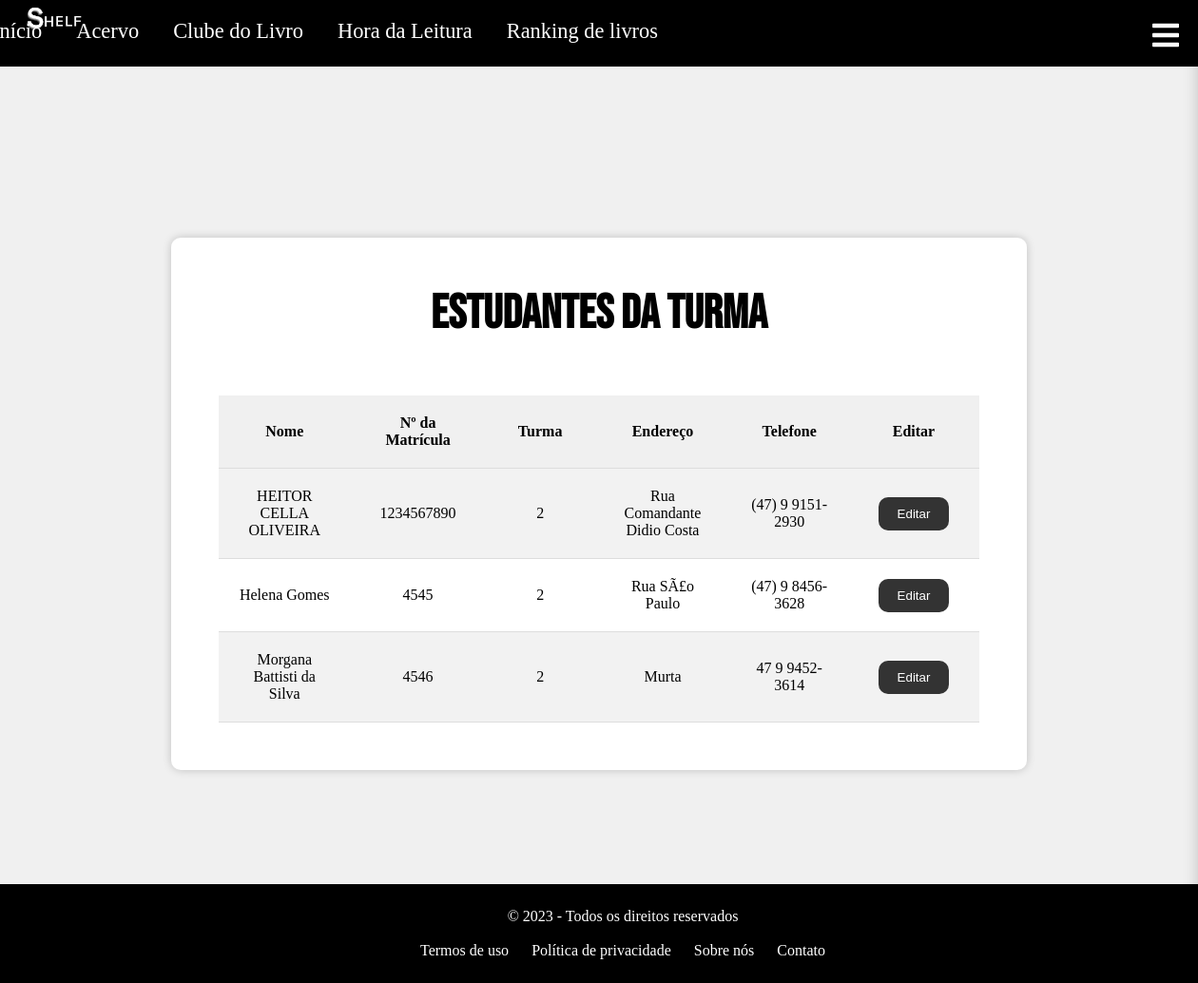
The app's page /turmasDetalhes.php?id=2 with its own data.
### tables this page shows
CREATE TABLE `cadastroalunos` (
  `id` int(11) NOT NULL,
  `nome` varchar(140) NOT NULL,
  `turma` varchar(140) NOT NULL,
  `telefone` varchar(100) NOT NULL,
  `endereco` varchar(140) NOT NULL,
  `nMatricula` int(11) NOT NULL,
  `qtdEmprestimo` int(11) NOT NULL
);

### turmasDetalhes.php (the view, shortened to what this page needs)
<!DOCTYPE html>
<html lang="en">
<head>
    <link rel="stylesheet" href="https://cdnjs.cloudflare.com/ajax/libs/font-awesome/5.15.3/css/all.min.css">
</head>
<body style="background-color:#f0f0f0; overflow-x:hidden;">
<nav class="navbar">
        <img src="Imagens/logo.png"class="logoo" >
        <a href="index.php">Início</a>
        <a href="catalogo.php">Acervo</a>
        <a href="clubeLivro.php">Clube do Livro</a>
        <a href="horaLeitura.php">Hora da Leitura</a>
        <a href="rankingLivros.php">Ranking de livros</a>
        <div class="icon-menu white" id="icon-menu">
            <i class="fas fa-bars fa-2xl"></i>
        </div>
    </nav>
<div class="center-container">
        <div class="white-background">
    <h1 style="font-family: 'Bebas Neue', sans-serif; justify-content:center; align-items:center; font-size:50px;">Estudantes da Turma</h1>
<br><br>
<?php
$hostname = '127.0.0.1';
$user = 'root';
$password = 'root';
$database = 'biblioteca';
$conexao = new mysqli($hostname, $user, $password, $database);
if (isset($_GET['id'])) {
    $idTurma = $_GET['id'];
    $consultaEstudantes = "SELECT * FROM cadastroalunos WHERE turma = $idTurma";
    $resultadoEstudantes = $conexao->query($consultaEstudantes);
    echo '<table>';
    echo '<tr><th>Nome</th><th>Nº da Matrícula</th><th>Turma</th><th>Endereço</th><th>Telefone</th><th>Editar</th></tr>';
    while ($row = mysqli_fetch_array($resultadoEstudantes)) {
        echo '<tr>';
        echo '<td>' . $row['nome'] . '</td>';
        echo '<td>' . $row['nMatricula'] . '</td>';
        echo '<td>' . $row['turma'] . '</td>';
        echo '<td>' . $row['endereco'] . '</td>';
        echo '<td>' . $row['telefone'] . '</td>';
        echo '<td><form method="post" action="estudantesAtualizar.php">
                <input type="hidden" value="' . $row['id'] . '" id="id" name="id">
                <input type="submit" value="Editar">
              </form></td>';
        echo '</tr>';
    }
    echo '</table>';
    }else{
        echo'Turma não especificiada';
    }
?>
</div>
    </div>
<footer>
    <p>&copy; 2023 - Todos os direitos reservados </p>
    <br>
    <nav>
        <ul>
            <li><a href="#">Termos de uso</a></li>
            <li><a href="#">Política de privacidade</a></li>
            <li><a href="#">Sobre nós</a></li>
            <li><a href="#">Contato</a></li>
        </ul>
    </nav>
</footer>
</body>
</html>

### turmasDetalhes.php (style rules this page uses)
* { margin: 0; padding: 0; text-decoration: none; text-transform: none; }
.navbar { text-align: center; background-color: rgb(0, 0, 0); height: 70px; overflow-x: hidden; }
.navbar a { justify-content: center; align-items: center; left: -18rem; position: relative; top: 20px; margin: 0 1rem; font-size: 1.4rem; color: #ffffff; text-decoration: none; }
.navbar .icon-menu { font-size: 2rem; color: #ffffff; cursor: pointer; }
.logoo { left:1%; position: absolute; width:7%; top:-5px; }
.icon-menu { position: fixed; top: 20px; right: 20px; cursor: pointer; color: #fff; font-size: 2rem; z-index: 1001; }
.icon-menu.white { color: #fff; }
.center-container { display: flex; flex-direction: column; align-items: center; justify-content: center; min-height: 100vh; padding: 100px 20px; background-color: #f0f0f0; box-sizing: border-box; min-height: 80vh; width: 100%; }
.white-background { background-color: white; border-radius: 10px; padding: 50px; box-shadow: 0px 0px 10px rgba(0, 0, 0, 0.2); max-width: 800px; width: 100%; margin: 0 auto; margin-top: 80px; display: flex; flex-direction: column; align-items: center; text-align: center; }
input[type="submit"] { padding: 10px 20px; border: none; border-radius: 10px; background-color: #333; color: #fff; cursor: pointer; transition: background-color 0.3s; }
table { position: relative; width: 100%; border-collapse: collapse; margin-top: 20px; font-size: 16px; justify-content: center; align-items: center; }
th, td { padding: 20px; width: 200px; text-align: center; border-bottom: 1px solid #ddd; }
th { background-color: #f0f0f0; }
tr:nth-child(even) { background-color: #f2f2f2; }
ul { list-style: none; padding: 0; margin: 0; }
li { display: inline-block; margin: 0 10px; }
a { color: #fff; text-decoration: none; }
footer { background-color: #000000; color: #fff; padding: 25px; text-align: center; width: 100%; position: relative; bottom: 0; overflow-x: hidden; margin-top:20px; }

### records on screen
cadastroalunos: nome "HEITOR CELLA OLIVEIRA", nMatricula "1234567890", turma "2", endereco "Rua Comandante Didio Costa", telefone "(47) 9 9151-2930"
cadastroalunos: nome "Helena Gomes", nMatricula "4545", turma "2", endereco "Rua SÃ£o Paulo", telefone "(47) 9 8456-3628"
cadastroalunos: nome "Morgana Battisti da Silva", nMatricula "4546", turma "2", endereco "Murta", telefone "47 9 9452-3614"
